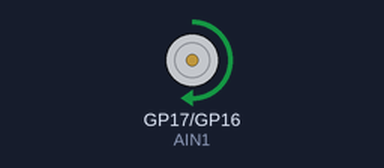
Recording of a program running on a simulated Raspberry Pi Pico running MicroPython. Shown: motor-driver pin pairs drawn as motors (green arrow = first pin HIGH = forward, orange = second pin HIGH = backward, longer = more drive, scaled by the enable pin).

Above: at 0.5 s.
At 2.5 s:
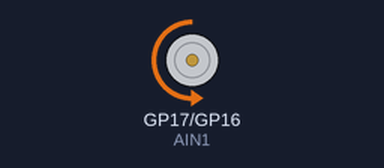
At 3.5 s:
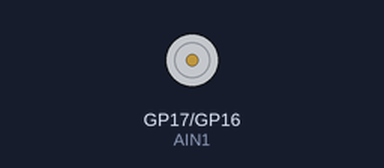
Timing chart, 0 to 5.2 s (numbered marks = the images above):
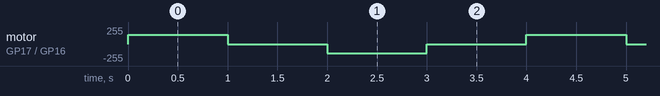

The program:

Pico_DC_motor1.py
```python
# DC motor rotation control with TB6612

from machine import Pin, PWM
from utime import sleep

AIN2 = Pin(16, Pin.OUT)
AIN1 = Pin(17, Pin.OUT)
pwm = PWM(Pin(28))

pwm.freq(1000)

def Run_mode(IN1, IN2):
    AIN1.value(IN1)
    AIN2.value(IN2)
    sleep(1)

while True:
    pwm.duty_u16(35535)  # Max = 65535

    Run_mode(1,0)  # Rotate 1 direction
    Run_mode(0,0)  # Stop
    Run_mode(0,1)  # Rotate -1 direction
    Run_mode(0,0)
```

Measured:
- by itself, motor on GP17 (AIN1) / GP16 (AIN2): repeats every 4.0 s: stopped 1.0 s, backward 138/255 1.0 s, stopped 1.0 s, forward 138/255 1.0 s
